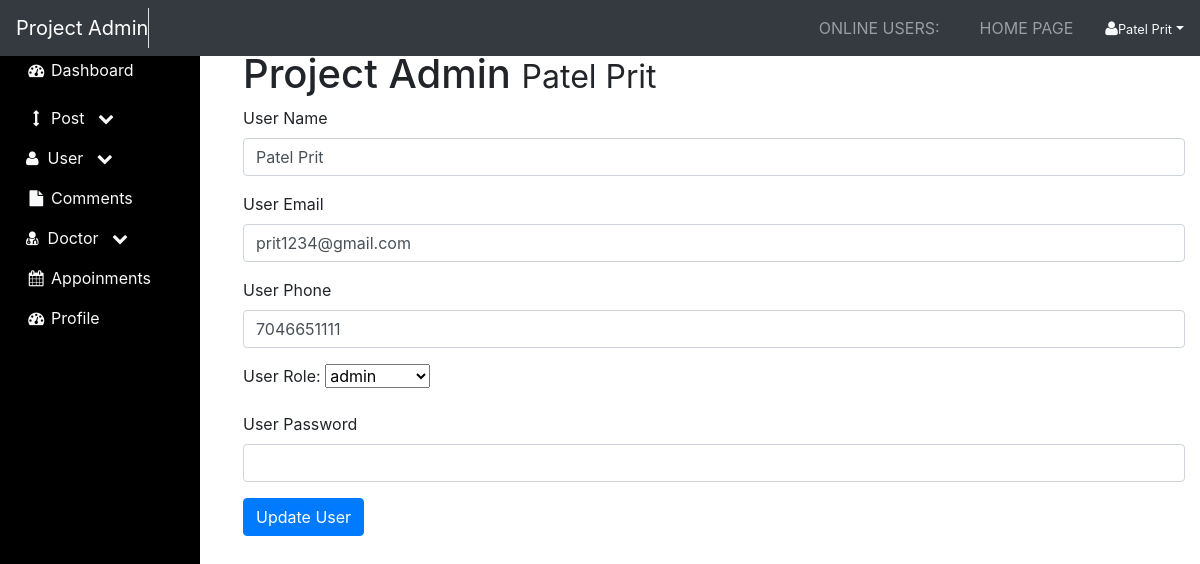
/admin/users.php?source=edit_user&edit_user=1 (signed in), run on the app's committed database.
### tables this page shows
CREATE TABLE `users` (
  `user_id` int(11) NOT NULL,
  `user_name` varchar(255) NOT NULL,
  `user_email` varchar(255) NOT NULL,
  `user_phone` varchar(255) NOT NULL,
  `user_pass` varchar(255) NOT NULL,
  `user_confpass` varchar(255) NOT NULL,
  `user_role` varchar(255) NOT NULL
);

### admin/includes/edit_user.php (the view, shortened to what this page needs)
<?php
if(isset($_GET['edit_user'])){
    $the_user_id=$_GET['edit_user'];
}
$query = "SELECT * FROM users WHERE user_id=$the_user_id";
$select_user_by_id=mysqli_query($connection,$query);
while ($row=mysqli_fetch_assoc($select_user_by_id)) {
    $user_name = $row['user_name'];
    $user_email = $row['user_email'];
    $user_phone = $row['user_phone'];
    $user_role=$row['user_role'];
}
?>
<form action="" method="post" enctype="multipart/form-data" class="form_scroll">
<div class="form-group">
    <label for="Firstname">User Name</label>
    <input type="text" value="<?php echo $user_name?>" name="user_name" class="form-control">
</div>
<div class="form-group">
    <label for="user_email">User Email</label>
    <input type="email" name="user_email" value="<?php echo $user_email?>" class="form-control">
</div>
<div class="form-group">
    <label for="user_phone">User Phone</label>
    <input type="text" name="user_phone" value="<?php echo $user_phone?>" class="form-control">
</div>
<div class="form-group">
    <label for="user_role">User Role:</label>
<select name="user_role" id="">
    <option value="<?php echo $user_role?>"><?php echo $user_role?></option>
</select>
</div>
<div class="form-group">
    <label for="user_password">User Password</label>
    <input type="password" autocomplete='off' name="user_password" class="form-control">
</div>
<div class="form-group">
    <input type="submit" name="update_user" class="btn btn-primary" value="Update User">
</div>
</form>

### admin/includes/admin_header.php (style rules this page uses)
@media (max-width:1243px) { .form_scroll { overflow:scroll; } }

### data on the page
users: user_name "Patel Prit", user_email "prit1234@gmail.com", user_phone "7046651111", user_role "admin"

### other printed values
$_SESSION['user_name'] "Patel Prit"
